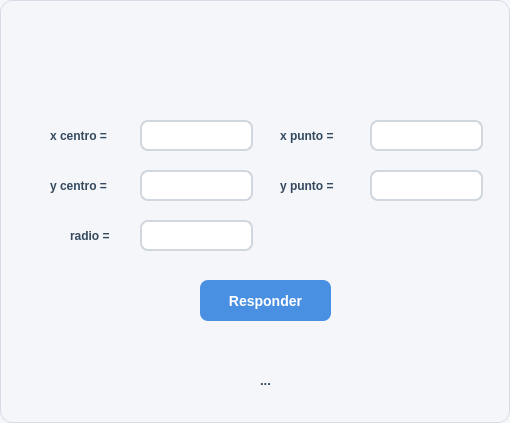
<?xml version="1.0" encoding="UTF-8"?>
<ui version="4.0">
 <class>DialogoEjercicio4</class>
 <widget class="QDialog" name="DialogoEjercicio4">
  <property name="geometry">
   <rect>
    <x>0</x>
    <y>0</y>
    <width>510</width>
    <height>423</height>
   </rect>
  </property>
  <property name="windowTitle">
   <string>Dialog</string>
  </property>
  <property name="styleSheet">
   <string notr="true">/* =========================
   ESTILO GENERAL DEL DIALOG
   ========================= */
QDialog {
    background-color: #f4f6f9;
    border: 1px solid #d6dce5;
    border-radius: 12px;
    font-family: &quot;Segoe UI&quot;;
    font-size: 14px;
    color: #2c3e50;
}

/* =========================
   LABELS
   ========================= */
QLabel {
    color: #34495e;
    font-weight: 500;
    background: transparent;
}

/* =========================
   CAMPOS DE TEXTO
   ========================= */
QLineEdit {
    background-color: #ffffff;
    border: 2px solid #d0d7de;
    border-radius: 8px;
    padding: 8px 10px;
    color: #2c3e50;
    selection-background-color: #4a90e2;
    selection-color: white;
}

/* Cuando el usuario selecciona el campo */
QLineEdit:focus {
    border: 2px solid #4a90e2;
    background-color: #ffffff;
}

/* Campo deshabilitado */
QLineEdit:disabled {
    background-color: #ecf0f1;
    color: #95a5a6;
    border: 2px solid #dfe6e9;
}

/* =========================
   BOTONES
   ========================= */
QPushButton {
    background-color: #4a90e2;
    color: white;
    border: none;
    border-radius: 8px;
    padding: 8px 16px;
    font-size: 14px;
    font-weight: 600;
}

/* Hover */
QPushButton:hover {
    background-color: #357abd;
}

/* Click */
QPushButton:pressed {
    background-color: #2f6da3;
    padding-top: 9px;
    padding-bottom: 7px;
}

/* Botón deshabilitado */
QPushButton:disabled {
    background-color: #bdc3c7;
    color: #ecf0f1;
}

/* =========================
   TOOLTIP OPCIONAL
   ========================= */
QToolTip {
    background-color: #2c3e50;
    color: white;
    border: 1px solid #4a90e2;
    padding: 5px;
    border-radius: 6px;
}</string>
  </property>
  <widget class="QLabel" name="label">
   <property name="geometry">
    <rect>
     <x>50</x>
     <y>120</y>
     <width>101</width>
     <height>31</height>
    </rect>
   </property>
   <property name="font">
    <font>
     <weight>62</weight>
     <bold>true</bold>
    </font>
   </property>
   <property name="text">
    <string>x centro = </string>
   </property>
  </widget>
  <widget class="QLabel" name="label_2">
   <property name="geometry">
    <rect>
     <x>50</x>
     <y>170</y>
     <width>91</width>
     <height>31</height>
    </rect>
   </property>
   <property name="font">
    <font>
     <weight>62</weight>
     <bold>true</bold>
    </font>
   </property>
   <property name="text">
    <string>y centro =</string>
   </property>
  </widget>
  <widget class="QLabel" name="label_3">
   <property name="geometry">
    <rect>
     <x>70</x>
     <y>220</y>
     <width>71</width>
     <height>31</height>
    </rect>
   </property>
   <property name="font">
    <font>
     <weight>62</weight>
     <bold>true</bold>
    </font>
   </property>
   <property name="text">
    <string>radio = </string>
   </property>
  </widget>
  <widget class="QLabel" name="label_4">
   <property name="geometry">
    <rect>
     <x>280</x>
     <y>120</y>
     <width>91</width>
     <height>31</height>
    </rect>
   </property>
   <property name="font">
    <font>
     <weight>62</weight>
     <bold>true</bold>
    </font>
   </property>
   <property name="text">
    <string>x punto =</string>
   </property>
  </widget>
  <widget class="QLabel" name="label_5">
   <property name="geometry">
    <rect>
     <x>280</x>
     <y>170</y>
     <width>91</width>
     <height>31</height>
    </rect>
   </property>
   <property name="font">
    <font>
     <weight>62</weight>
     <bold>true</bold>
    </font>
   </property>
   <property name="text">
    <string>y punto =</string>
   </property>
  </widget>
  <widget class="QPushButton" name="btn_responder">
   <property name="geometry">
    <rect>
     <x>200</x>
     <y>280</y>
     <width>131</width>
     <height>41</height>
    </rect>
   </property>
   <property name="text">
    <string>Responder</string>
   </property>
  </widget>
  <widget class="QLineEdit" name="txt_xcentro">
   <property name="geometry">
    <rect>
     <x>140</x>
     <y>120</y>
     <width>113</width>
     <height>31</height>
    </rect>
   </property>
   <property name="font">
    <font>
     <pointsize>8</pointsize>
     <weight>75</weight>
     <bold>true</bold>
    </font>
   </property>
  </widget>
  <widget class="QLineEdit" name="txt_ycentro">
   <property name="geometry">
    <rect>
     <x>140</x>
     <y>170</y>
     <width>113</width>
     <height>31</height>
    </rect>
   </property>
   <property name="font">
    <font>
     <pointsize>8</pointsize>
     <weight>75</weight>
     <bold>true</bold>
    </font>
   </property>
  </widget>
  <widget class="QLineEdit" name="txt_radio">
   <property name="geometry">
    <rect>
     <x>140</x>
     <y>220</y>
     <width>113</width>
     <height>31</height>
    </rect>
   </property>
   <property name="font">
    <font>
     <pointsize>8</pointsize>
     <weight>75</weight>
     <bold>true</bold>
    </font>
   </property>
  </widget>
  <widget class="QLineEdit" name="txt_xpunto">
   <property name="geometry">
    <rect>
     <x>370</x>
     <y>120</y>
     <width>113</width>
     <height>31</height>
    </rect>
   </property>
   <property name="font">
    <font>
     <pointsize>8</pointsize>
     <weight>75</weight>
     <bold>true</bold>
    </font>
   </property>
  </widget>
  <widget class="QLineEdit" name="txt_ypunto">
   <property name="geometry">
    <rect>
     <x>370</x>
     <y>170</y>
     <width>113</width>
     <height>31</height>
    </rect>
   </property>
   <property name="font">
    <font>
     <pointsize>8</pointsize>
     <weight>75</weight>
     <bold>true</bold>
    </font>
   </property>
  </widget>
  <widget class="QLabel" name="lbl_respuesta">
   <property name="geometry">
    <rect>
     <x>70</x>
     <y>360</y>
     <width>391</width>
     <height>41</height>
    </rect>
   </property>
   <property name="font">
    <font>
     <pointsize>10</pointsize>
     <weight>62</weight>
     <bold>true</bold>
    </font>
   </property>
   <property name="text">
    <string>...</string>
   </property>
   <property name="alignment">
    <set>Qt::AlignCenter</set>
   </property>
  </widget>
  <widget class="QLabel" name="label_7">
   <property name="geometry">
    <rect>
     <x>110</x>
     <y>40</y>
     <width>291</width>
     <height>61</height>
    </rect>
   </property>
   <property name="text">
    <string/>
   </property>
   <property name="pixmap">
    <pixmap>../../../../Users/Dell/Downloads/Captura de pantalla 2026-06-01 194759.png</pixmap>
   </property>
   <property name="scaledContents">
    <bool>true</bool>
   </property>
  </widget>
 </widget>
 <resources/>
 <connections/>
</ui>
